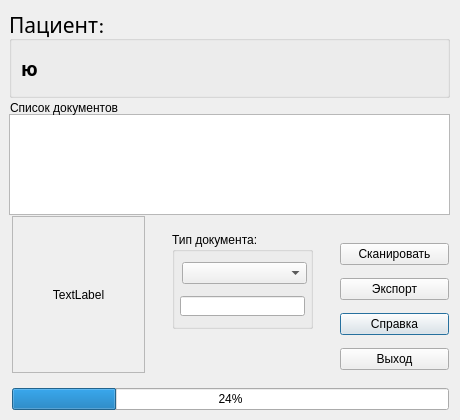
<?xml version="1.0" encoding="UTF-8"?>
<ui version="4.0">
 <class>Dialog</class>
 <widget class="QDialog" name="Dialog">
  <property name="enabled">
   <bool>true</bool>
  </property>
  <property name="geometry">
   <rect>
    <x>0</x>
    <y>0</y>
    <width>460</width>
    <height>420</height>
   </rect>
  </property>
  <property name="minimumSize">
   <size>
    <width>460</width>
    <height>394</height>
   </size>
  </property>
  <property name="maximumSize">
   <size>
    <width>460</width>
    <height>420</height>
   </size>
  </property>
  <property name="windowTitle">
   <string>Dialog</string>
  </property>
  <widget class="QWidget" name="layoutWidget">
   <property name="geometry">
    <rect>
     <x>340</x>
     <y>236</y>
     <width>109</width>
     <height>145</height>
    </rect>
   </property>
   <layout class="QGridLayout" name="gridLayout_2">
    <item row="2" column="0">
     <widget class="QPushButton" name="B_help">
      <property name="text">
       <string>Справка</string>
      </property>
     </widget>
    </item>
    <item row="3" column="0">
     <widget class="QPushButton" name="B_exit">
      <property name="text">
       <string>Выход</string>
      </property>
     </widget>
    </item>
    <item row="1" column="0">
     <widget class="QPushButton" name="B_export">
      <property name="text">
       <string>Экспорт</string>
      </property>
     </widget>
    </item>
    <item row="0" column="0">
     <widget class="QPushButton" name="B_scan">
      <property name="text">
       <string>Сканировать</string>
      </property>
     </widget>
    </item>
   </layout>
  </widget>
  <widget class="QGroupBox" name="groupBox">
   <property name="geometry">
    <rect>
     <x>9</x>
     <y>9</y>
     <width>441</width>
     <height>89</height>
    </rect>
   </property>
   <property name="font">
    <font>
     <family>Liberation Sans [unknown]</family>
     <pointsize>16</pointsize>
    </font>
   </property>
   <property name="title">
    <string>Пациент:</string>
   </property>
   <layout class="QGridLayout" name="gridLayout">
    <item row="0" column="0">
     <widget class="QLabel" name="l_pat_name">
      <property name="font">
       <font>
        <pointsize>14</pointsize>
        <weight>75</weight>
        <bold>true</bold>
       </font>
      </property>
      <property name="text">
       <string>ю</string>
      </property>
     </widget>
    </item>
   </layout>
  </widget>
  <widget class="QListWidget" name="listWidget">
   <property name="geometry">
    <rect>
     <x>9</x>
     <y>114</y>
     <width>441</width>
     <height>101</height>
    </rect>
   </property>
  </widget>
  <widget class="QLabel" name="imageLabel">
   <property name="geometry">
    <rect>
     <x>12</x>
     <y>216</y>
     <width>133</width>
     <height>157</height>
    </rect>
   </property>
   <property name="frameShape">
    <enum>QFrame::StyledPanel</enum>
   </property>
   <property name="text">
    <string>TextLabel</string>
   </property>
   <property name="alignment">
    <set>Qt::AlignCenter</set>
   </property>
  </widget>
  <widget class="QProgressBar" name="progressBar">
   <property name="geometry">
    <rect>
     <x>12</x>
     <y>388</y>
     <width>437</width>
     <height>22</height>
    </rect>
   </property>
   <property name="value">
    <number>24</number>
   </property>
  </widget>
  <widget class="QGroupBox" name="groupBox_2">
   <property name="geometry">
    <rect>
     <x>172</x>
     <y>232</y>
     <width>141</width>
     <height>97</height>
    </rect>
   </property>
   <property name="title">
    <string>Тип документа:</string>
   </property>
   <widget class="QLineEdit" name="lineEdit">
    <property name="geometry">
     <rect>
      <x>8</x>
      <y>64</y>
      <width>125</width>
      <height>20</height>
     </rect>
    </property>
   </widget>
   <widget class="QComboBox" name="comboBox">
    <property name="enabled">
     <bool>true</bool>
    </property>
    <property name="geometry">
     <rect>
      <x>10</x>
      <y>30</y>
      <width>125</width>
      <height>22</height>
     </rect>
    </property>
   </widget>
  </widget>
  <widget class="QLabel" name="label">
   <property name="geometry">
    <rect>
     <x>10</x>
     <y>100</y>
     <width>141</width>
     <height>16</height>
    </rect>
   </property>
   <property name="text">
    <string>Список документов</string>
   </property>
  </widget>
 </widget>
 <tabstops>
  <tabstop>B_scan</tabstop>
  <tabstop>B_export</tabstop>
  <tabstop>B_help</tabstop>
  <tabstop>B_exit</tabstop>
  <tabstop>comboBox</tabstop>
  <tabstop>lineEdit</tabstop>
  <tabstop>listWidget</tabstop>
 </tabstops>
 <resources/>
 <connections/>
</ui>
